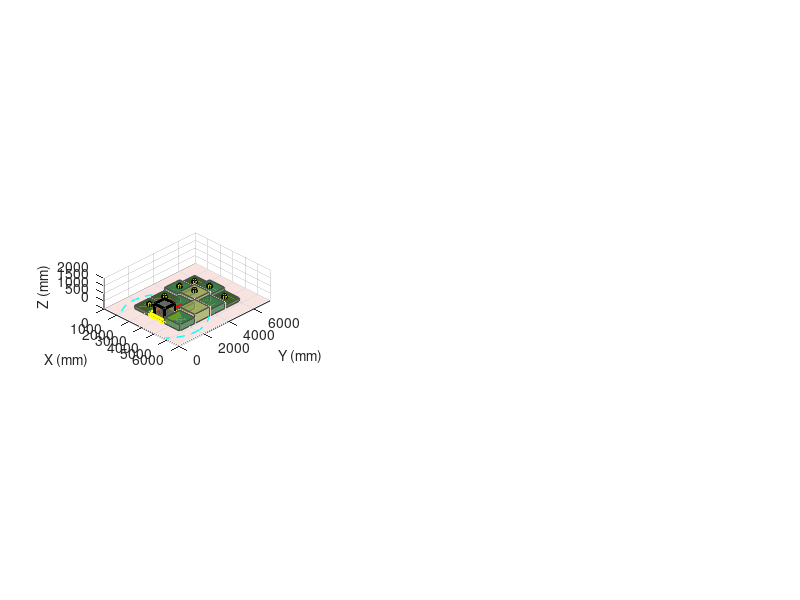

Reproduce this figure in MATLAB. (Note: this script raises an error after producing the figure.)
function robocon_arena_sim_complete
% =======================================================================
% ROBOCON 2026 – COMPLETE SIMULATION SUITE
% Features:
%   ✅ 3D Camera View
%   ✅ KFS Detection Logic (Simulated Vision Pipeline)
%   ✅ Collision Constraints
%   ✅ Robot Orientation (Yaw visualization)
%   ✅ Adjustable Camera Pitch
%   ✅ Trajectory Export (CSV/MAT)
%   ✅ Path Recording & Replay
%   ✅ Detection Statistics
% =======================================================================
% Controls:
%   W/S : Move Forward/Backward (in robot's facing direction)
%   A/D : Strafe Left/Right
%   Q/E : Rotate robot Left/Right
%   SPACE: Climb to current block height
%   C    : Reset climb (Drop to ground)
%   Z/X  : Decrease/Increase camera pitch
%   R    : Reset robot to start
%   T    : Randomize KFS locations
%   P    : Toggle path recording
%   L    : Export trajectory to file
%   H    : Toggle help overlay
%   ESC  : Quit
% =======================================================================
    
    %% ======================= INITIALIZATION =====================
    set(groot, 'ShowHiddenHandles', 'on'); 
    delete(get(groot, 'Children')); 
    clc;
    
    running = true;
    show_help = false;
    recording_path = false;
    
    % --- CONSTANTS ---
    COLOR_KFS_R1 = [1 0 0];
    COLOR_KFS_R2_REAL = [0 0 1];
    COLOR_KFS_FAKE = [1 1 0];
    COLOR_PATHWAY = [236 162 151]/255;
    COLOR_ROBOT = [0.4 0.4 0.4];
    
    KFS_SIZE = 200;
    ARENA_X = 6000;
    ARENA_Y = 7300;
    ARENA_Z = 2000;
    BLOCK_SIZE = 1200;
    FOREST_COLS = 3;
    FOREST_ROWS = 4;
    
    % Robot params
    R2_W = 800; R2_L = 800;
    R2_H_GROUND = 800;
    INITIAL_BLOCK_ID = 2;
    MOVE_SPEED = 150; % mm per step
    ROT_SPEED = 5;    % degrees per step
    
    % Camera params (adjustable)
    CAMERA_HEIGHT_OFFSET = R2_H_GROUND;
    CAMERA_FOV_H = 100;
    CAMERA_FOV_V = 65;
    camera_pitch = 15;     % Variable now!
    PITCH_STEP = 5;
    CAMERA_RANGE = 3000;
    
    % KFS Detection params (simulating vision pipeline)
    DETECTION_RANGE = 2500;
    DETECTION_FOV = 90; % degrees
    MIN_DETECTION_TIME = 0.5; % seconds to confirm detection
    CONFIDENCE_THRESHOLD = 0.50;
    
    % --- FOREST GENERATION ---
    forest_width  = FOREST_COLS * BLOCK_SIZE;
    forest_height = FOREST_ROWS * BLOCK_SIZE;
    forest_x_min = (ARENA_X - forest_width)/2;
    forest_y_min = (ARENA_Y - forest_height)/2;
    
    h_map = [ ...
        200 200 400; ...
        200 400 600; ...
        400 600 400; ...
        200 400 200]; 
    
    forest_blocks = struct('id',{},'row',{},'col',{},'x',{},'y',{},'h',{});
    id_counter = 0;
    for r = 1:FOREST_ROWS
        for c = 1:FOREST_COLS
            id_counter = id_counter + 1;
            cx = forest_x_min + (c-0.5)*BLOCK_SIZE;
            cy = forest_y_min + (r-0.5)*BLOCK_SIZE;
            forest_blocks(id_counter).id  = id_counter;
            forest_blocks(id_counter).row = r;
            forest_blocks(id_counter).col = c;
            forest_blocks(id_counter).x   = cx;
            forest_blocks(id_counter).y   = cy;
            forest_blocks(id_counter).h   = h_map(r,c);
        end
    end
    
    % --- KFS CONFIGURATION ---
    all_kfs_ids = [];
    kfs_types = [];
    total_r2_kfs = 4;
    
    % --- ROBOT STATE ---
    current_block_id = INITIAL_BLOCK_ID;
    curr_b = forest_blocks(current_block_id);
    robot_pos = [curr_b.x, curr_b.y, 0];
    robot_yaw = 0; % Robot orientation
    camera_yaw = 0; % Camera can be independent or coupled
    
    % --- PATH RECORDING ---
    path_history = [];
    detection_log = struct('time',{},'kfs_id',{},'type',{},'confidence',{},'pos',{});
    mission_start_time = tic;
    
    % --- DETECTION STATE ---
    detected_kfs = containers.Map('KeyType','double','ValueType','any');
    detection_timers = containers.Map('KeyType','double','ValueType','double');
    
    % --- STATISTICS ---
    stats = struct(...
        'r2_found', 0, ...
        'r1_found', 0, ...
        'fake_found', 0, ...
        'total_distance', 0, ...
        'mission_time', 0);
    
    last_pos = robot_pos;
    
    randomizeKFS();
    
    %% ======================= FIGURE SETUP ==============================
    fig = figure('Name','ROBOCON 2026 - Complete Simulation Suite', ...
                 'Position',[50 50 1800 900], ...
                 'Color',[0.15 0.15 0.15],...
                 'KeyPressFcn',@keyHandler,...
                 'NumberTitle','off',...
                 'MenuBar','none',...
                 'ToolBar','figure');
    
    % Create 3 subplots
    ax_main = subplot(2,3,[1 4]);  % Large left panel
    ax_cam  = subplot(2,3,[2 3 5 6]); % Large right panel
    
    fprintf('=== ROBOCON 2026 - Complete Simulation ===\n');
    fprintf('All systems initialized.\n');
    fprintf('Press "H" for help, "L" to export trajectory.\n');

    %% ======================= MAIN LOOP =================================
    while running && ishandle(fig)
        
        % Update camera position (follows robot)
        camera_pos = robot_pos + [0 0 CAMERA_HEIGHT_OFFSET];
        
        % Camera yaw follows robot yaw (coupled)
        camera_yaw = robot_yaw;
        
        % Rotation matrices
        yaw_rad = deg2rad(camera_yaw);
        R_yaw = [ cos(yaw_rad) -sin(yaw_rad) 0;
                  sin(yaw_rad)  cos(yaw_rad) 0;
                  0             0            1];
        
        pitch_rad = deg2rad(camera_pitch);
        R_pitch = [ 1  0              0;
                    0  cos(pitch_rad) -sin(pitch_rad);
                    0  sin(pitch_rad)  cos(pitch_rad)];
        
        R_cam = R_yaw * R_pitch;
        
        % ==================== KFS DETECTION LOGIC ====================
        % Simulate vision pipeline detecting KFS in view
        camera_forward = R_yaw * [0; -1; 0]; % Robot looks in -Y direction
        
        for i = 1:numel(all_kfs_ids)
            kb = forest_blocks(all_kfs_ids(i));
            kt = kfs_types(i);
            kfs_id = all_kfs_ids(i);
            
            target_pt = [kb.x, kb.y, kb.h + KFS_SIZE/2];
            
            % Check if in range
            dist_to_kfs = norm(camera_pos(1:2) - target_pt(1:2));
            
            if dist_to_kfs <= DETECTION_RANGE
                % Check if in FOV
                to_kfs = target_pt(1:2)' - camera_pos(1:2)';
                to_kfs_norm = to_kfs / norm(to_kfs);
                angle = acosd(dot(camera_forward(1:2), to_kfs_norm));
                
                if angle <= DETECTION_FOV/2
                    % Check occlusion
                    is_visible = ~isOccluded(camera_pos, target_pt, forest_blocks, BLOCK_SIZE, kb.id);
                    
                    if is_visible
                        % Simulate confidence based on distance
                        confidence = 1.0 - (dist_to_kfs / DETECTION_RANGE) * 0.5;
                        confidence = max(0.5, min(1.0, confidence));
                        
                        % Start/update detection timer
                        if ~detection_timers.isKey(kfs_id)
                            detection_timers(kfs_id) = tic;
                        end
                        
                        % Confirm detection after MIN_DETECTION_TIME
                        if toc(detection_timers(kfs_id)) >= MIN_DETECTION_TIME
                            if ~detected_kfs.isKey(kfs_id)
                                detected_kfs(kfs_id) = struct('type',kt,'confidence',confidence);
                                
                                % Log detection
                                log_entry = struct(...
                                    'time', toc(mission_start_time), ...
                                    'kfs_id', kfs_id, ...
                                    'type', char(kt), ...
                                    'confidence', confidence, ...
                                    'pos', robot_pos);
                                detection_log(end+1) = log_entry;
                                
                                % Update stats
                                if kt == "R2"
                                    stats.r2_found = stats.r2_found + 1;
                                elseif kt == "R1"
                                    stats.r1_found = stats.r1_found + 1;
                                else
                                    stats.fake_found = stats.fake_found + 1;
                                end
                                
                                fprintf('[DETECT] %s KFS at Block %d (Conf: %.2f)\n', kt, kfs_id, confidence);
                            end
                        end
                    else
                        % Reset timer if occluded
                        if detection_timers.isKey(kfs_id)
                            detection_timers.remove(kfs_id);
                        end
                    end
                else
                    % Out of FOV, reset timer
                    if detection_timers.isKey(kfs_id)
                        detection_timers.remove(kfs_id);
                    end
                end
            else
                % Out of range, reset timer
                if detection_timers.isKey(kfs_id)
                    detection_timers.remove(kfs_id);
                end
            end
        end
        
        % Update mission stats
        stats.total_distance = stats.total_distance + norm(robot_pos - last_pos);
        stats.mission_time = toc(mission_start_time);
        last_pos = robot_pos;
        
        % ==================== DRAW OVERVIEW (LEFT) ====================
        set(fig, 'CurrentAxes', ax_main);
        cla(ax_main); hold on; grid on; axis equal;
        
        xlabel('X (mm)'); ylabel('Y (mm)'); zlabel('Z (mm)');
        view(45, 30);
        xlim([0 ARENA_X]); ylim([0 ARENA_Y]); zlim([0 ARENA_Z]);
        set(ax_main, 'Color', [0.05 0.05 0.1]);
        
        % Ground
        patch([0 ARENA_X ARENA_X 0],[0 0 ARENA_Y ARENA_Y],[0 0 0 0], ...
              COLOR_PATHWAY,'FaceAlpha',0.3,'EdgeColor','none');
        
        % Blocks
        for i = 1:numel(forest_blocks)
            b = forest_blocks(i);
            if b.h == 200,     bc = [41 82 16]/255;
            elseif b.h == 400, bc = [42 113 56]/255;
            else,              bc = [152 166 80]/255;
            end
            
            if b.id == current_block_id
                ec = 'y'; ew = 2;
            else
                ec = [0.3 0.3 0.3]; ew = 0.5;
            end
            
            drawBox(ax_main, b.x-BLOCK_SIZE/2, b.y-BLOCK_SIZE/2, 0, ...
                    BLOCK_SIZE, BLOCK_SIZE, b.h, bc, 0.7, ec, ew);
        end
        
        % KFS with detection status
        for i = 1:numel(all_kfs_ids)
            kb = forest_blocks(all_kfs_ids(i));
            kt = kfs_types(i);
            kfs_id = all_kfs_ids(i);
            
            if kt=="R1", kc=COLOR_KFS_R1;
            elseif kt=="R2", kc=COLOR_KFS_R2_REAL;
            else, kc=COLOR_KFS_FAKE;
            end
            
            % Highlight if detected
            if detected_kfs.isKey(kfs_id)
                edge_c = [0 1 0]; edge_w = 3;
            else
                edge_c = 'k'; edge_w = 1;
            end
            
            drawBox(ax_main, kb.x-KFS_SIZE/2, kb.y-KFS_SIZE/2, kb.h, ...
                    KFS_SIZE, KFS_SIZE, KFS_SIZE, kc, 0.9, edge_c, edge_w);
        end
        
        % Robot with orientation indicator
        drawBox(ax_main, robot_pos(1)-R2_W/2, robot_pos(2)-R2_L/2, robot_pos(3), ...
                R2_W, R2_L, R2_H_GROUND, COLOR_ROBOT, 0.8, 'k', 2);
        
        % Direction arrow
        arrow_len = 500;
        arrow_end = robot_pos + [cos(deg2rad(robot_yaw-90))*arrow_len, ...
                                  sin(deg2rad(robot_yaw-90))*arrow_len, 0];
        quiver3(robot_pos(1), robot_pos(2), robot_pos(3)+R2_H_GROUND/2, ...
                arrow_end(1)-robot_pos(1), arrow_end(2)-robot_pos(2), 0, ...
                'r', 'LineWidth', 3, 'MaxHeadSize', 2);
        
        % Detection range circle
        theta = linspace(0, 2*pi, 50);
        det_circle_x = robot_pos(1) + DETECTION_RANGE * cos(theta);
        det_circle_y = robot_pos(2) + DETECTION_RANGE * sin(theta);
        plot3(det_circle_x, det_circle_y, ones(size(theta))*robot_pos(3), ...
              'c--', 'LineWidth', 1);
        
        % Path history
        if ~isempty(path_history)
            plot3(path_history(:,1), path_history(:,2), path_history(:,3), ...
                  'g-', 'LineWidth', 2);
        end
        
        title(sprintf('Mission: %.1fs | Distance: %.1fm | Yaw: %.0f°', ...
              stats.mission_time, stats.total_distance/1000, robot_yaw), ...
              'Color', 'white');
        
        % ==================== 3D CAMERA VIEW (RIGHT) ====================
        set(fig, 'CurrentAxes', ax_cam);
        cla(ax_cam); hold on; axis equal; axis off;
        view(3);
        
        camproj(ax_cam, 'perspective');
        
        cam_target = camera_pos + R_cam * [0; -1000; 0];
        cam_up = R_cam * [0; 0; 1];
        
        campos(ax_cam, camera_pos);
        camtarget(ax_cam, cam_target');
        camup(ax_cam, cam_up');
        camva(ax_cam, CAMERA_FOV_H);
        
        axis_range = CAMERA_RANGE * 1.2;
        xlim([camera_pos(1)-axis_range, camera_pos(1)+axis_range]);
        ylim([camera_pos(2)-axis_range, camera_pos(2)+axis_range]);
        zlim([0, ARENA_Z]);
        
        set(ax_cam, 'Color', [0.5 0.6 0.8]);
        
        % Ground
        patch([0 ARENA_X ARENA_X 0],[0 0 ARENA_Y ARENA_Y],[0 0 0 0], ...
              COLOR_PATHWAY,'FaceAlpha',0.5,'EdgeColor','none');
        
        % Blocks in view
        kfs_in_view = 0;
        for i = 1:numel(forest_blocks)
            b = forest_blocks(i);
            dist = norm(camera_pos(1:2) - [b.x, b.y]);
            if dist > CAMERA_RANGE * 1.5, continue; end
            
            if b.h == 200,     bc = [41 82 16]/255;
            elseif b.h == 400, bc = [42 113 56]/255;
            else,              bc = [152 166 80]/255;
            end
            
            drawBox(ax_cam, b.x-BLOCK_SIZE/2, b.y-BLOCK_SIZE/2, 0, ...
                    BLOCK_SIZE, BLOCK_SIZE, b.h, bc, 0.8, [0.2 0.2 0.2], 0.5);
        end
        
        % KFS in view
        for i = 1:numel(all_kfs_ids)
            kb = forest_blocks(all_kfs_ids(i));
            kt = kfs_types(i);
            kfs_id = all_kfs_ids(i);
            
            dist = norm(camera_pos(1:2) - [kb.x, kb.y]);
            if dist > CAMERA_RANGE * 1.5, continue; end
            
            if kt=="R1", kc=COLOR_KFS_R1;
            elseif kt=="R2", kc=COLOR_KFS_R2_REAL;
            else, kc=COLOR_KFS_FAKE;
            end
            
            target_pt = [kb.x, kb.y, kb.h + KFS_SIZE/2];
            is_visible = ~isOccluded(camera_pos, target_pt, forest_blocks, BLOCK_SIZE, kb.id);
            
            if is_visible && dist <= DETECTION_RANGE
                % Check FOV
                to_kfs = target_pt(1:2)' - camera_pos(1:2)';
                to_kfs_norm = to_kfs / norm(to_kfs);
                camera_forward = R_yaw * [0; -1; 0];
                angle = acosd(dot(camera_forward(1:2), to_kfs_norm));
                
                if angle <= DETECTION_FOV/2
                    kfs_in_view = kfs_in_view + 1;
                    edge_col = [0 1 0];
                    edge_width = 3;
                else
                    edge_col = [0.5 0.5 0.5];
                    edge_width = 1;
                end
            else
                edge_col = [0.3 0.3 0.3];
                edge_width = 0.5;
            end
            
            drawBox(ax_cam, kb.x-KFS_SIZE/2, kb.y-KFS_SIZE/2, kb.h, ...
                    KFS_SIZE, KFS_SIZE, KFS_SIZE, kc, 0.85, edge_col, edge_width);
        end
        
        % HUD overlay
        text(0.02, 0.98, sprintf('R2 FOUND: %d/%d | R1: %d | FAKE: %d', ...
             stats.r2_found, total_r2_kfs, stats.r1_found, stats.fake_found), ...
             'Units','normalized', 'Color','lime', 'FontSize',12, 'FontWeight','bold', ...
             'BackgroundColor',[0 0 0 0.7], 'VerticalAlignment','top');
        
        text(0.02, 0.90, sprintf('YAW: %.0f°  PITCH: %.0f°  |  KFS in FOV: %d', ...
             camera_yaw, camera_pitch, kfs_in_view), ...
             'Units','normalized', 'Color','white', 'FontSize',10, ...
             'BackgroundColor',[0 0 0 0.7], 'VerticalAlignment','top');
        
        if recording_path
            text(0.98, 0.98, '● REC', 'Units','normalized', 'Color','red', ...
                 'FontSize',14, 'FontWeight','bold', 'HorizontalAlignment','right', ...
                 'BackgroundColor',[0 0 0 0.7], 'VerticalAlignment','top');
        end
        
        % Crosshair
        text(0.5, 0.5, '+', 'Units','normalized', 'Color','lime', ...
             'FontSize',24, 'HorizontalAlignment','center', 'VerticalAlignment','middle');
        
        title('CAMERA FEED', 'Color', 'white', 'FontSize', 14);
        
        % Help overlay
        if show_help
            axes(ax_main);
            help_text = sprintf([...
                ' CONTROLS:\n' ...
                ' W/S  : Move Fwd/Back\n' ...
                ' A/D  : Strafe L/R\n' ...
                ' Q/E  : Rotate L/R\n' ...
                ' SPC  : Climb\n' ...
                ' C    : Descend\n' ...
                ' Z/X  : Pitch -/+\n' ...
                ' R    : Reset\n' ...
                ' T    : Randomize\n' ...
                ' P    : Rec Path\n' ...
                ' L    : Export\n' ...
                ' H    : Help']);
            text(0.02, 0.98, help_text, 'Units','normalized', ...
                 'VerticalAlignment','top', 'Color','yellow', ...
                 'BackgroundColor',[0 0 0 0.8], 'FontName','FixedWidth', 'FontSize', 9);
        end
        
        drawnow;
    end
    
    %% ======================= NESTED FUNCTIONS ==========================
    
    function randomizeKFS()
        pool = randperm(12);
        r1_idx = pool(1:3);
        r2_idx = pool(4:7);
        fake_idx = pool(8);
        
        all_kfs_ids = [r1_idx r2_idx fake_idx];
        kfs_types = [repmat("R1",1,3), repmat("R2",1,4), "FAKE"];
        
        % Reset detection state
        detected_kfs = containers.Map('KeyType','double','ValueType','any');
        detection_timers = containers.Map('KeyType','double','ValueType','double');
        stats.r2_found = 0;
        stats.r1_found = 0;
        stats.fake_found = 0;
        detection_log = struct('time',{},'kfs_id',{},'type',{},'confidence',{},'pos',{});
        
        fprintf('[RANDOMIZER] New layout | R2 at: %s\n', num2str(r2_idx));
    end

    function keyHandler(~, event)
        switch event.Key
            case 'escape'
                running = false;
                
            case 'h'
                show_help = ~show_help;
                
            case 'p'
                recording_path = ~recording_path;
                if recording_path
                    fprintf('[PATH] Recording started\n');
                else
                    fprintf('[PATH] Recording stopped\n');
                end

            case 't'
                randomizeKFS();
                
            case 'l'
                exportTrajectory();
                
            case 'r'
                current_block_id = INITIAL_BLOCK_ID;
                nb = forest_blocks(INITIAL_BLOCK_ID);
                robot_pos = [nb.x, nb.y, 0];
                robot_yaw = 0;
                camera_yaw = 0;
                path_history = [];
                stats.total_distance = 0;
                mission_start_time = tic;
                fprintf('[RESET] Robot reset to start\n');
                
            case 'w' % Forward
                [new_pos, valid] = moveRobot(robot_pos, robot_yaw, MOVE_SPEED, 0);
                if valid
                    robot_pos = new_pos;
                    updatePathHistory();
                end
                
            case 's' % Backward
                [new_pos, valid] = moveRobot(robot_pos, robot_yaw, -MOVE_SPEED, 0);
                if valid
                    robot_pos = new_pos;
                    updatePathHistory();
                end
                
            case 'a' % Strafe left
                [new_pos, valid] = moveRobot(robot_pos, robot_yaw, 0, MOVE_SPEED);
                if valid
                    robot_pos = new_pos;
                    updatePathHistory();
                end
                
            case 'd' % Strafe right
                [new_pos, valid] = moveRobot(robot_pos, robot_yaw, 0, -MOVE_SPEED);
                if valid
                    robot_pos = new_pos;
                    updatePathHistory();
                end
                
            case 'space'
                % Find block at current XY position
                for k = 1:numel(forest_blocks)
                    b = forest_blocks(k);
                    if abs(robot_pos(1) - b.x) < BLOCK_SIZE/2 && ...
                       abs(robot_pos(2) - b.y) < BLOCK_SIZE/2
                        robot_pos(3) = b.h;
                        current_block_id = b.id;
                        fprintf('[CLIMB] Climbed to Block %d (H=%d)\n', b.id, b.h);
                        break;
                    end
                end
                
            case 'c'
                robot_pos(3) = 0;
                fprintf('[DESCEND] Dropped to ground\n');
                
            case 'q'
                robot_yaw = robot_yaw + ROT_SPEED;
                
            case 'e'
                robot_yaw = robot_yaw - ROT_SPEED;
                
            case 'z'
                camera_pitch = max(-45, camera_pitch - PITCH_STEP);
                fprintf('[CAMERA] Pitch: %.0f°\n', camera_pitch);
                
            case 'x'
                camera_pitch = min(45, camera_pitch + PITCH_STEP);
                fprintf('[CAMERA] Pitch: %.0f°\n', camera_pitch);
        end
    end

    function [new_pos, valid] = moveRobot(pos, yaw, fwd, side)
        % Calculate movement in robot's local frame
        yaw_rad = deg2rad(yaw - 90); % -90 because robot faces -Y
        
        dx = fwd * cos(yaw_rad) - side * sin(yaw_rad);
        dy = fwd * sin(yaw_rad) + side * cos(yaw_rad);
        
        new_pos = pos + [dx, dy, 0];
        
        % Collision check: stay within arena
        if new_pos(1) < R2_W/2 || new_pos(1) > ARENA_X - R2_W/2 || ...
           new_pos(2) < R2_L/2 || new_pos(2) > ARENA_Y - R2_L/2
            valid = false;
            fprintf('[COLLISION] Arena boundary hit\n');
            return;
        end
        
        % Check if on a valid block (simple grid check)
        on_valid_block = false;
        for k = 1:numel(forest_blocks)
            b = forest_blocks(k);
            if abs(new_pos(1) - b.x) < BLOCK_SIZE/2 && ...
               abs(new_pos(2) - b.y) < BLOCK_SIZE/2
                on_valid_block = true;
                current_block_id = b.id;
                
                % Auto-adjust Z if climbing
                if pos(3) > 10
                    new_pos(3) = b.h;
                end
                break;
            end
        end
        
        if ~on_valid_block
            valid = false;
            fprintf('[COLLISION] Cannot move off blocks\n');
            return;
        end
        
        valid = true;
    end

    function updatePathHistory()
        if recording_path
            path_history(end+1, :) = robot_pos;
        end
    end

    function exportTrajectory()
        timestamp = datestr(now, 'yyyymmdd_HHMMSS');
        
        % Export path as CSV
        if ~isempty(path_history)
            csv_file = sprintf('trajectory_%s.csv', timestamp);
            csvwrite(csv_file, path_history);
            fprintf('[EXPORT] Path saved to: %s\n', csv_file);
        end
        
        % Export detections and stats as MAT
        mat_file = sprintf('mission_data_%s.mat', timestamp);
        save(mat_file, 'path_history', 'detection_log', 'stats', ...
             'all_kfs_ids', 'kfs_types');
        fprintf('[EXPORT] Mission data saved to: %s\n', mat_file);
        
        % Print summary
        fprintf('\n=== MISSION SUMMARY ===\n');
        fprintf('Duration: %.1f seconds\n', stats.mission_time);
        fprintf('Distance: %.2f meters\n', stats.total_distance/1000);
        fprintf('R2 Found: %d/%d\n', stats.r2_found, total_r2_kfs);
        fprintf('R1 Found: %d/3\n', stats.r1_found);
        fprintf('Fake Found: %d/1\n', stats.fake_found);
        fprintf('Total Detections: %d\n', numel(detection_log));
        fprintf('======================\n\n');
    end
end

%% ======================= LOCAL HELPER FUNCTIONS =======================
function drawBox(ax, x, y, z, w, l, h, col, alph, edge_c, edge_w)
    V = [x y z; x+w y z; x+w y+l z; x y+l z;
         x y z+h; x+w y z+h; x+w y+l z+h; x y+l z+h];
    F = [1 2 6 5; 2 3 7 6; 3 4 8 7; 4 1 5 8; 1 2 3 4; 5 6 7 8];
    patch(ax, 'Vertices',V,'Faces',F,'FaceColor',col,'FaceAlpha',alph,...
          'EdgeColor',edge_c,'LineWidth',edge_w);
end

function occ = isOccluded(p1, p2, blocks, b_size, target_id)
    occ = false;
    for k = 1:numel(blocks)
        if blocks(k).id == target_id, continue; end
        
        b = blocks(k);
        min_b = [b.x - b_size/2, b.y - b_size/2, 0];
        max_b = [b.x + b_size/2, b.y + b_size/2, b.h + 50]; 
        
        if rayBoxIntersect(p1, p2, min_b, max_b)
            occ = true; return;
        end
    end
end

function hit = rayBoxIntersect(p1, p2, min_b, max_b)
    dir = p2 - p1;
    tmin = 0; tmax = 1;
    
    for i = 1:3
        if abs(dir(i)) < 1e-6
            if p1(i) < min_b(i) || p1(i) > max_b(i)
                hit = false; return;
            end
        else
            invD = 1.0 / dir(i);
            t1 = (min_b(i) - p1(i)) * invD;
            t2 = (max_b(i) - p1(i)) * invD;
            if t1 > t2, tmp=t1; t1=t2; t2=tmp; end
            tmin = max(tmin, t1);
            tmax = min(tmax, t2);
            if tmin > tmax, hit = false; return; end
        end
    end
    hit = true;
end